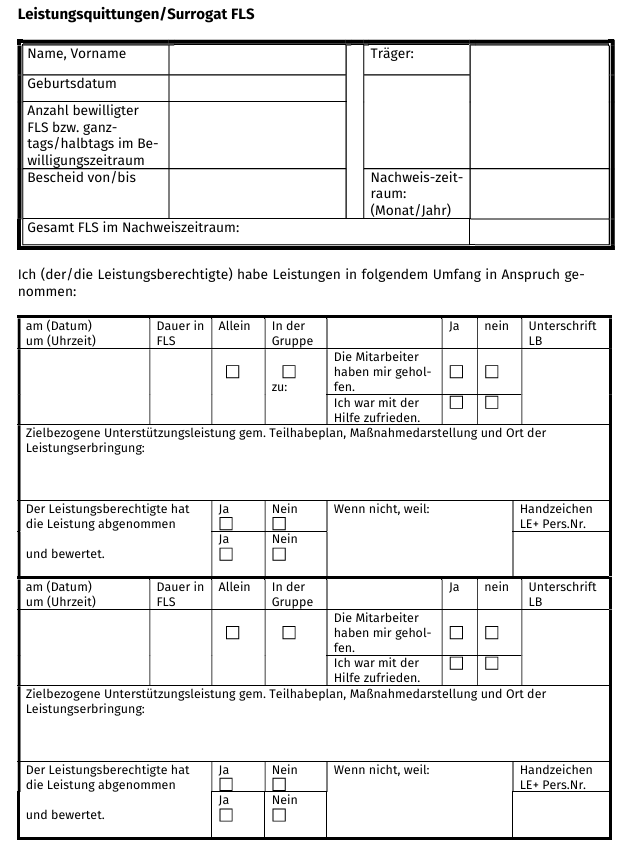
#> input picture eval_data/base_data/base/form_1_1.png, 636 x 854 px
$ python -i tabular_line_enhancer.py   (imports and definitions only)
#> lines starting #> are read from the running program, lines starting #| are printed output that depends on the picture; after the words box and inside, x2 and y2 are one past the last pixel; in counts of white or black regions, pixels touching at a corner belong together
#> further down, picture is the input picture: shape (854, 636, 3); min 0, max 255, mean 234.5
import cv2
import numpy as np
import json

class TabularLineEnhancer:
    def __init__(self, overlay_color=(255, 0, 0), alpha=0.6):
        self.overlay_color = np.array(overlay_color)
        self.alpha = alpha
        self.blended = None
        self.image = None
        self.all_table_data = []

    @staticmethod
    def get_binary(gray):
        binary = cv2.adaptiveThreshold(~gray, 255, cv2.ADAPTIVE_THRESH_MEAN_C,
                                       cv2.THRESH_BINARY, 15, -2)
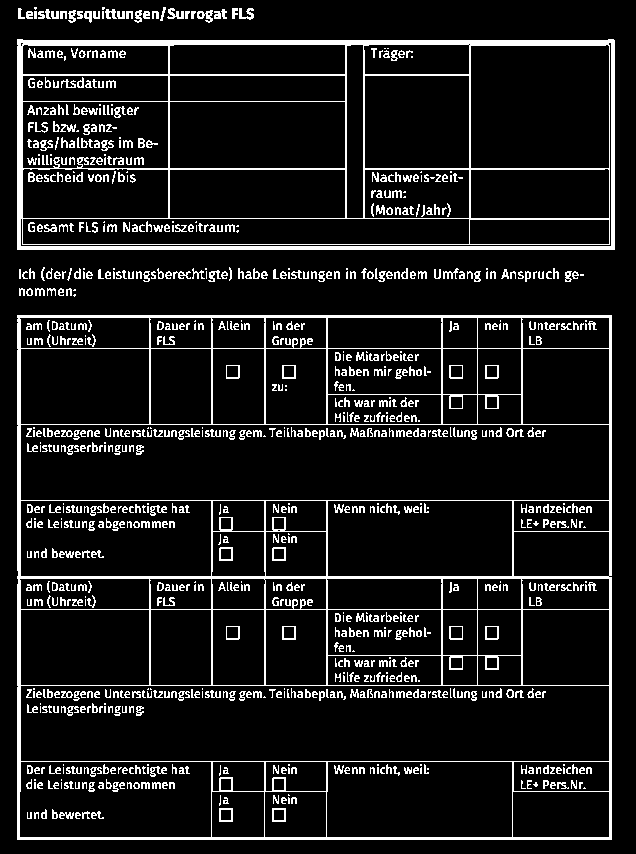
#> binary: shape (854, 636); 10.5% white in thin lines or dots
        return binary


    def enhance_lines(self, image):
        """
            Enhances tabular lines in the given image.
            :param image: BGR or grayscale image (numpy.ndarray)
            :return: Image with enhanced lines (BGR)
        """
        if len(image.shape) == 2:
            gray = image.copy()
            self.image = cv2.cvtColor(gray, cv2.COLOR_GRAY2BGR)
        else:
            self.image = image.copy()
            gray = cv2.cvtColor(self.image, cv2.COLOR_BGR2GRAY)

        binary = self.get_binary(gray)

        hor_kernel = cv2.getStructuringElement(cv2.MORPH_RECT, (binary.shape[1] // 50, 1))
        ver_kernel = cv2.getStructuringElement(cv2.MORPH_RECT, (1, binary.shape[0] // 10))
#> ver_kernel = 85 values from 1 to 1

        horizontal = cv2.dilate(cv2.erode(binary.copy(), hor_kernel), hor_kernel)
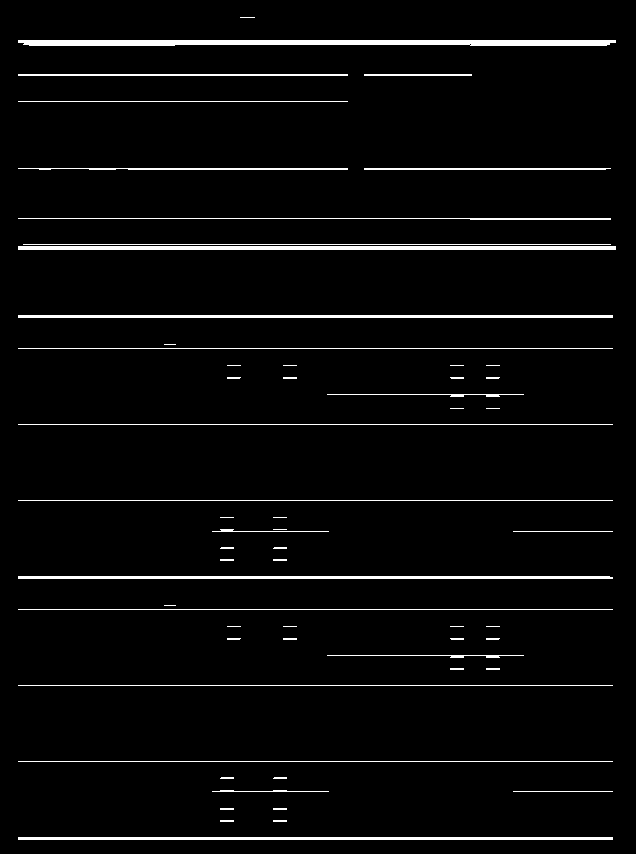
#> horizontal: shape (854, 636); 3.7% white; 60 white regions (16 under 20 px), largest, box (x1, y1, x2, y2) and area: (18, 40, 616, 46) 3249, (18, 246, 616, 250) 2392, (18, 315, 613, 318) 1785
        vertical = cv2.dilate(cv2.erode(binary.copy(), ver_kernel), ver_kernel)
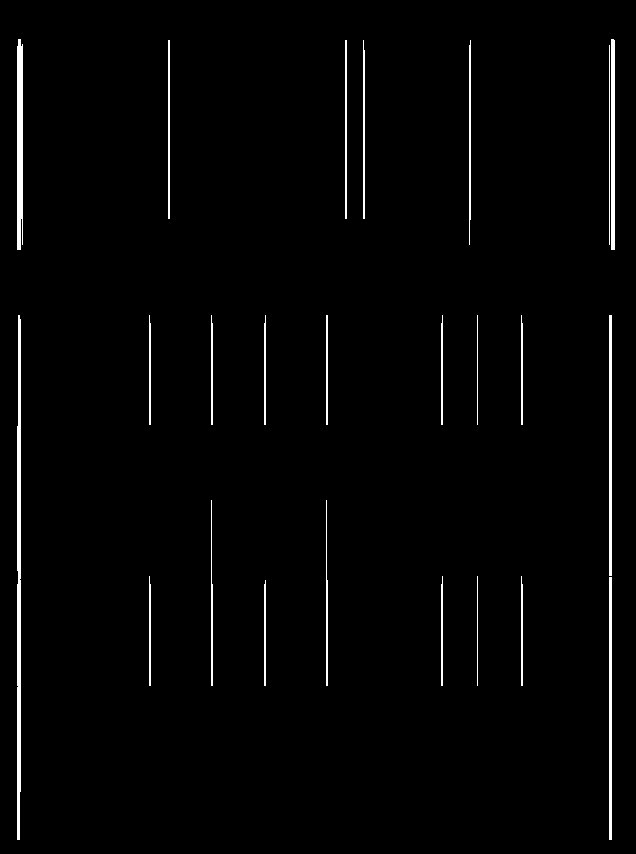
#> vertical: shape (854, 636); 1.9% white; 24 white regions, largest, box (x1, y1, x2, y2) and area: (17, 315, 21, 840) 1922, (17, 39, 23, 250) 1211, (611, 39, 615, 250) 843
        mask = cv2.add(horizontal, vertical)
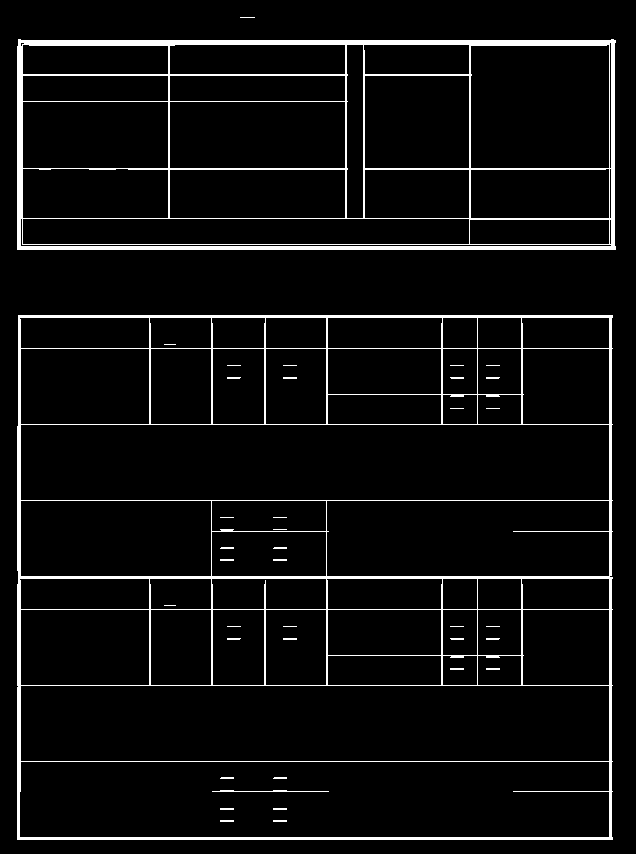
#> mask: shape (854, 636); 5.5% white; 39 white regions (16 under 20 px), largest, box (x1, y1, x2, y2) and area: (17, 315, 613, 840) 15989, (17, 39, 616, 250) 12793, (212, 790, 329, 792) 145

        mask_norm = (mask > 0).astype(np.uint8)[:, :, None]
        blended = np.where(
            mask_norm,
            (self.alpha * self.overlay_color + (1 - self.alpha) * self.image).astype(np.uint8),
            self.image
        )
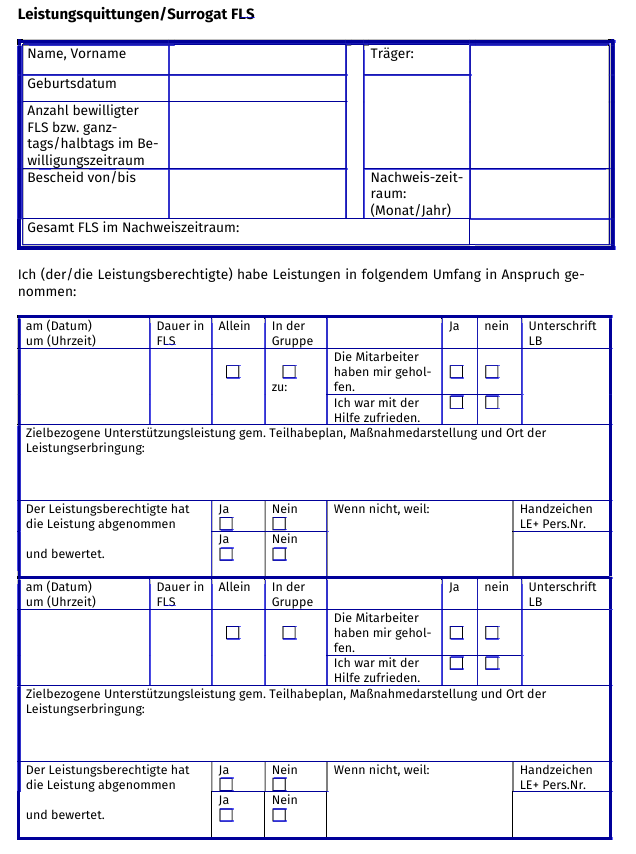
#> blended: shape (854, 636, 3); mean of channels 0, 1, 2 241.5, 233.1, 233.1; drawn as B, G, R
        self.blended = blended
        return self.blended

    # [86 lines left out: functions detect_tables_coordinates, extract_table_cells, save_table_structure, not called in this run]

>>> import cv2
>>> picture = cv2.imread('../../eval_data/base_data/base/form_1_1.png')
>>> result = TabularLineEnhancer().enhance_lines(picture)
